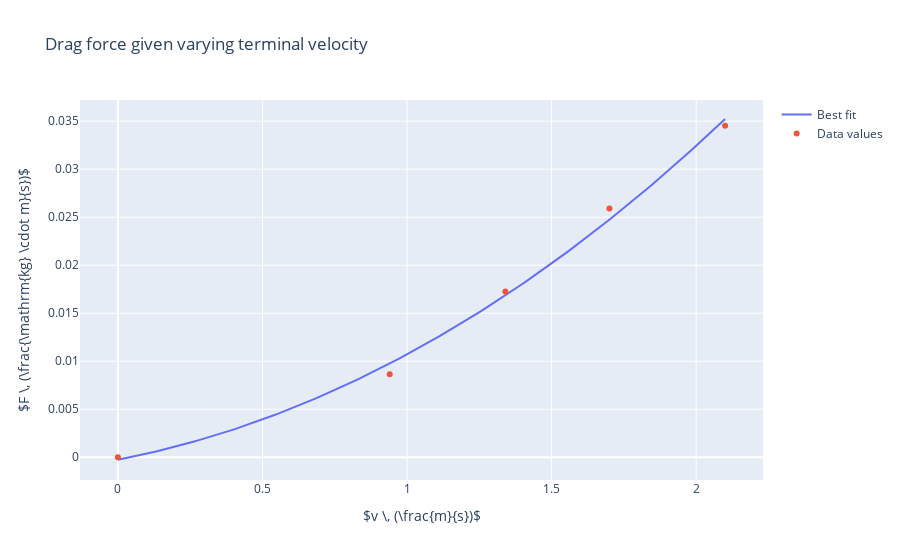

Notebook code for this chart:
### Code cell
fig1 = go.Figure()
fig1.add_trace(go.Scatter(x=v_generated_quadratic, 
                          y=f_best_fit_quadratic, 
                          mode="lines", 
                          name="Best fit"))
fig1.add_trace(go.Scatter(x=v, y=f, mode="markers", name="Data values"))
fig1.update_layout(title="Drag force given varying terminal velocity")
fig1.update_layout(
    xaxis_title=r"$v \, (\frac{m}{s})$",
    yaxis_title=r"$F \, (\frac{\mathrm{kg} \cdot m}{s})$"
)
fig1.show()

### Figure 1 — Plotly figure (JSON) as saved in the notebook; plotly's stock layout.template omitted (floating-point values rounded to 4 significant figures; data arrays with more than 128 entries replaced by an {"elided": "..."} marker saying what was removed)
{"data": [{"mode": "lines", "name": "Best fit", "type": "scatter", "x": {"elided": "160 float values"}, "y": {"elided": "160 float values"}}, {"mode": "markers", "name": "Data values", "type": "scatter", "x": [0, 0.94, 1.34, 1.7, 2.1], "y": [0, 0.008633, 0.01727, 0.0259, 0.03453]}], "layout": {"title": {"text": "Drag force given varying terminal velocity"}, "xaxis": {"title": {"text": "$v \\, (\\frac{m}{s})$"}}, "yaxis": {"title": {"text": "$F \\, (\\frac{\\mathrm{kg} \\cdot m}{s})$"}}}}
